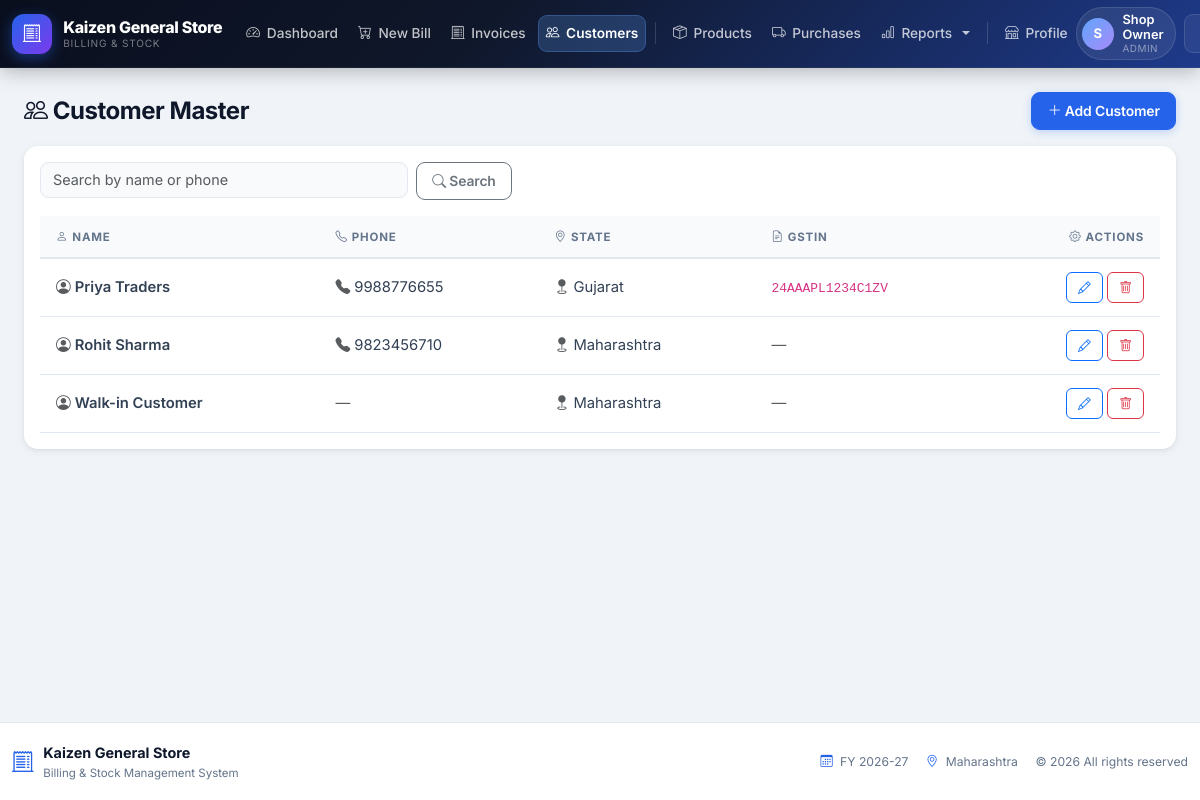
The app's page /customers/list.php (signed in) with its own data.
### tables this page shows
CREATE TABLE customers (
    customer_id INT AUTO_INCREMENT PRIMARY KEY,
    name        VARCHAR(100) NOT NULL,
    phone       VARCHAR(15)  NULL,
    state       VARCHAR(50)  NOT NULL,
    gstin       VARCHAR(15)  NULL,
    created_at  TIMESTAMP NOT NULL DEFAULT CURRENT_TIMESTAMP
);

### includes/functions.php (called while the page is built, shortened)
<?php
function h($value): string
{
    return htmlspecialchars((string) $value, ENT_QUOTES, 'UTF-8');
}

### includes/auth.php (called while the page is built, shortened)
<?php
function isAdmin(): bool
{
    return ($_SESSION['role'] ?? '') === 'admin';
}

### customers/list.php (the view, shortened to what this page needs)
<?php
require_once __DIR__ . '/../config/db.php';
require_once __DIR__ . '/../includes/auth.php';
require_once __DIR__ . '/../includes/functions.php';
$search = trim($_GET['q'] ?? '');
if ($search !== '') {
    $stmt = $pdo->prepare('SELECT * FROM customers WHERE name LIKE ? OR phone LIKE ? ORDER BY name');
    $like = '%' . $search . '%';
    $stmt->execute([$like, $like]);
    $customers = $stmt->fetchAll();
} else {
    $customers = $pdo->query('SELECT * FROM customers ORDER BY name')->fetchAll();
}
require __DIR__ . '/../includes/header.php';
?>
<div class="d-flex justify-content-between align-items-center mb-3">
  <h4 class="mb-0"><i class="bi bi-people"></i> Customer Master</h4>
  <a href="<?= BASE_URL ?>/customers/add.php" class="btn btn-primary"><i class="bi bi-plus-lg"></i> Add Customer</a>
</div>
<div class="card p-3">
  <form method="get" class="row g-2 mb-3">
    <div class="col-sm-6 col-md-4">
      <input type="text" name="q" class="form-control" placeholder="Search by name or phone" value="<?= h($search) ?>">
    </div>
    <div class="col-auto">
      <button class="btn btn-outline-secondary" type="submit"><i class="bi bi-search"></i> Search</button>
    </div>
  </form>
  <div class="table-responsive">
    <table class="table table-hover align-middle">
      <thead>
        <tr>
          <th><i class="bi bi-person me-1"></i>Name</th>
          <th><i class="bi bi-telephone me-1"></i>Phone</th>
          <th><i class="bi bi-geo-alt me-1"></i>State</th>
          <th><i class="bi bi-file-earmark-text me-1"></i>GSTIN</th>
          <?php if (isAdmin()): ?><th class="text-end"><i class="bi bi-gear me-1"></i>Actions</th><?php endif; ?>
        </tr>
      </thead>
      <tbody>
      <?php foreach ($customers as $c): ?>
        <tr>
          <td><span class="fw-semibold"><i class="bi bi-person-circle text-muted me-1"></i><?= h($c['name']) ?></span></td>
          <td><?= $c['phone'] ? '<i class="bi bi-telephone-fill text-muted me-1"></i>' . h($c['phone']) : '<span class="text-muted">—</span>' ?></td>
          <td><i class="bi bi-geo-fill text-muted me-1"></i><?= h($c['state']) ?></td>
          <td><?= $c['gstin'] ? '<code class="small">' . h($c['gstin']) . '</code>' : '<span class="text-muted">—</span>' ?></td>
          <?php if (isAdmin()): ?>
          <td class="text-end text-nowrap">
            <a href="<?= BASE_URL ?>/customers/edit.php?id=<?= (int) $c['customer_id'] ?>" class="btn btn-sm btn-outline-primary" title="Edit Customer"><i class="bi bi-pencil"></i></a>
            <form method="post" action="<?= BASE_URL ?>/customers/delete.php" class="d-inline" onsubmit="return confirm('Delete this customer?');">
              <button type="submit" class="btn btn-sm btn-outline-danger" title="Delete Customer"><i class="bi bi-trash"></i></button>
            </form>
          </td>
          <?php endif; ?>
        </tr>
      <?php endforeach; ?>
      </tbody>
    </table>
  </div>
</div>
<?php require __DIR__ . '/../includes/footer.php'; ?>

### assets/css/style.css (style rules this page uses)
:root { --primary: #2563eb; --primary-dark: #1d4ed8; --primary-light: #dbeafe; --primary-glow: rgba(37,99,235,.2); --accent: #7c3aed; --accent-light: #ede9fe; --success: #16a34a; --success-light: #dcfce7; --warning: #d97706; --warning-light: #fef3c7; --danger: #dc2626; --danger-light: #fee2e2; --info: #0891b2; --info-light: #cffafe; --bg: #f0f4f8; --surface: #ffffff; --surface-2: #f8fafc; --border: #e2e8f0; --border-strong: #cbd5e1; --text: #0f172a; --text-2: #334155; --muted: #64748b; --muted-light: #94a3b8; --radius: 14px; --radius-sm: 9px; --radius-xs: 6px; --shadow-xs: 0 1px 2px rgba(0,0,0,.05); --shadow-sm: 0 2px 8px rgba(0,0,0,.07), 0 1px 3px rgba(0,0,0,.05); --shadow: 0 4px 20px rgba(0,0,0,.08), 0 2px 8px rgba(0,0,0,.05); --shadow-md: 0 8px 30px rgba(0,0,0,.1), 0 3px 10px rgba(0,0,0,.06); --shadow-lg: 0 16px 48px rgba(0,0,0,.12), 0 6px 16px rgba(0,0,0,.08); --navbar-h: 68px; --transition: .18s cubic-bezier(.4,0,.2,1); }
*, *::before, *::after { box-sizing: border-box; }
html, body { height: 100%; }
body { background: var(--bg); color: var(--text); font-family: 'Inter', 'Segoe UI', system-ui, -apple-system, sans-serif; display: flex; flex-direction: column; min-height: 100vh; font-size: .925rem; line-height: 1.6; -webkit-font-smoothing: antialiased; }
a { color: var(--primary); text-decoration: none; transition: color var(--transition); }
h1,h2,h3,h4,h5,h6 { font-weight: 700; letter-spacing: -.02em; }
.card { border: none; border-radius: var(--radius); box-shadow: var(--shadow-sm); background: var(--surface); transition: box-shadow var(--transition), transform var(--transition); }
.table { --bs-table-hover-bg: #f5f8ff; margin-bottom: 0; }
.table thead th { font-size: .72rem; font-weight: 700; text-transform: uppercase; letter-spacing: .07em; color: var(--muted); border-bottom: 2px solid var(--border); padding: .7rem 1rem; background: var(--surface-2); white-space: nowrap; }
.table tbody td { padding: .8rem 1rem; border-color: var(--border); vertical-align: middle; color: var(--text-2); }
.btn { border-radius: var(--radius-sm); font-weight: 600; font-size: .87rem; padding: .48rem .95rem; transition: all var(--transition); letter-spacing: -.01em; }
.btn-primary { background: var(--primary); border-color: var(--primary); box-shadow: 0 2px 8px rgba(37,99,235,.25); }
.btn-sm { padding: .32rem .7rem; font-size: .8rem; border-radius: var(--radius-xs); }
.form-control, .form-select { border: 1.5px solid var(--border); border-radius: var(--radius-sm); font-size: .9rem; background: var(--surface-2); transition: border-color var(--transition), box-shadow var(--transition), background var(--transition); color: var(--text); }

### records on screen
customers: name "Priya Traders", phone "9988776655", state "Gujarat", gstin "24AAAPL1234C1ZV"
customers: name "Rohit Sharma", phone "9823456710", state "Maharashtra"
customers: name "Walk-in Customer", state "Maharashtra"

### other values on screen
shopSetting('shop_name') "Kaizen General Store"
$initials "S"
$user['name'] "Shop Owner"
$user['role'] "ADMIN"
getFinancialYear() "2026-27"
shopSetting('shop_state') "Maharashtra"
